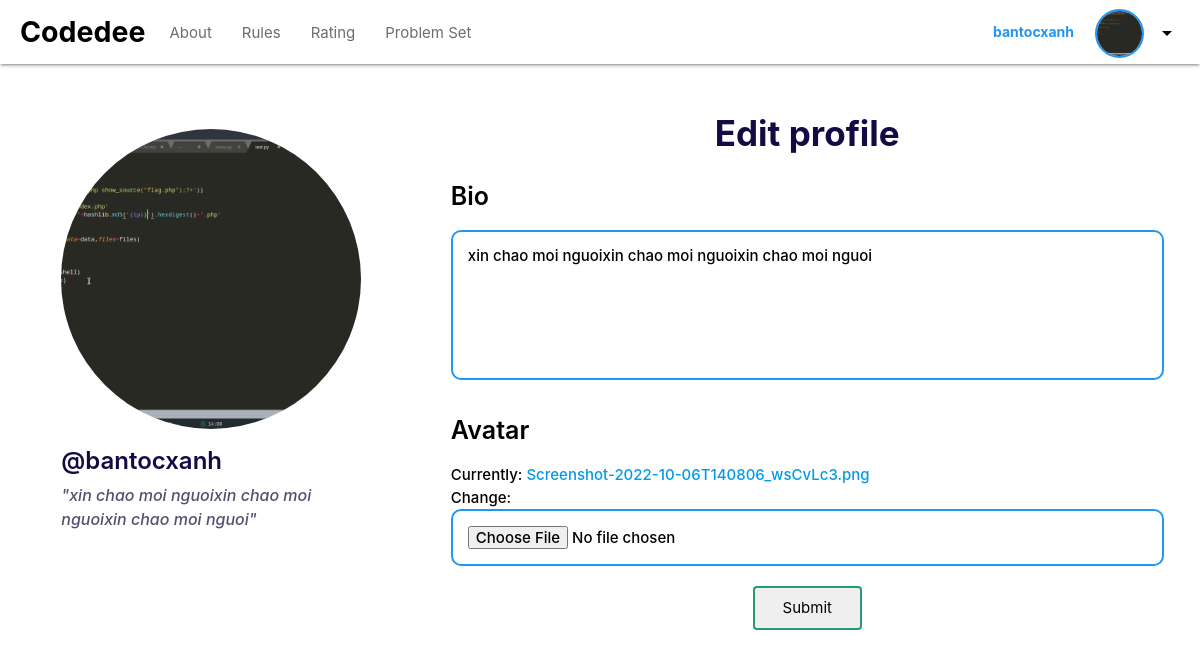
Before: /setting/ (signed in) with the older database file.
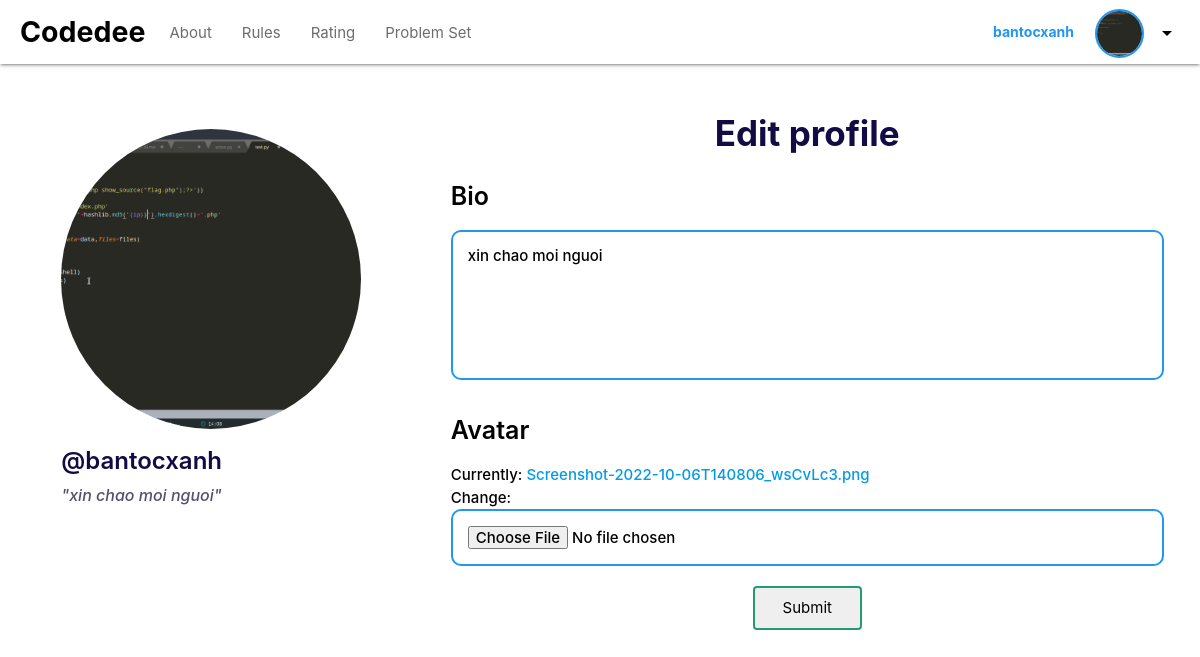
After: the same page with the newer database file.
### home/models.py (models this page shows)
class User(AbstractUser):
    username = models.CharField(unique=True, max_length=200, null=True)
    bio = models.TextField(null=False, default="Hello Codedee User", blank=True)
    avatar = models.ImageField(null=True, default="avatar.png", blank=False)
    points = models.IntegerField(null=False, default=100, blank=False)

### home/views.py (the view)
# urls.py: path('setting/', views.update_user, name='setting'),
@login_required(login_url='login')
def update_user(request):
    user = request.user
    form = UserForm(instance=user)
    if request.method == 'POST':
        form = UserForm(request.POST, request.FILES, instance=user)
        if form.is_valid():
            form.save()
            return redirect('profile', username=user.username)
    return render(request, 'pages/update_user.html', {'form': form})

### home/forms.py
class UserForm(ModelForm):
    class Meta:
        model = User
        fields = ['bio', 'avatar']

### home/templates/pages/update_user.html (shortened to what this page needs)
{% extends 'pages/index.html' %}
{% block main-container-content %}
    <div class="row">
        <div class="col s4">
            {% include 'pages/user_profile.html' %}
        </div>
        <div class="col s8">
            <div class="update_user">
                <div class="box_title">
                    <h3 class="big-message-main-page">Edit profile</h3>
                </div>
                <div class="box_body">
                    <form class="update-profile-form" action="" method="POST" enctype="multipart/form-data">
                            {% for field in form %}
                                <div class="form_group">
                                    <p class="update_user_label">{{ field.label }}</p>
                                    {{ field }}
                                </div>
                            {% endfor %}
                            <input type="submit" name="submit" value="Submit">
                     </form>
                </div>
            </div>
        </div>
    </div>
{% endblock %}

### home/templates/pages/index.html (shortened to what this page needs)
<!DOCTYPE html>
<html lang="en">
<head>
  <head>
    {% load static %}
    <link type="text/css" rel="stylesheet" href="{% static './css/materialize.css' %}"  media="screen,projection"/>
  </head>
</head>
<body>
  <div class="main-container">
      {% block navbar%}
        {% include 'pages/navbar.html'%}
      {% endblock navbar%}
    <div class="mainpage-container">
      {% block main-container-content %}{% endblock %}
    </div>
  </div>
</body>
</html>

### home/templates/pages/navbar.html (shortened to what this page needs)
<div class="navbar-fixed">
    <nav>
      <div class="nav-wrapper white darken-2 custom-shadow">
        <a href="{% url 'index' %}" class="brand-logo black-text left">Codedee</a>
        <div class="nav-elements">
          <ul class="left">
            <li><a href="{% url 'about' %}" class="waves-effect waves-teal {% if request.resolver_match.url_name == 'about' %}blue-text active-nav-ele{% endif %}" style="color:#6D6D6D;">About</a></li>
            <li><a href="{% url 'rules' %}" class="waves-effect waves-teal {% if request.resolver_match.url_name == 'rules' %}blue-text active-nav-ele{% endif %}" style="color:#6D6D6D;">Rules</a></li>
            <li><a href="{% url 'ranking' %}" class="waves-effect waves-teal {% if request.resolver_match.url_name == 'ranking' %}blue-text active-nav-ele{% endif %}" style="color:#6D6D6D;">Rating</a></li>
            <li><a href="{% url 'problem_set' %}" class="waves-effect waves-teal {% if request.resolver_match.url_name == 'problem_set' %}blue-text active-nav-ele{% endif %}" style="color:#6D6D6D;">Problem Set</a></li>
          </ul>
          <ul class="right hide-on-med-and-down">
            {% if request.user.is_authenticated %}
              <li><a href="{% url 'profile' request.user.username %}" class="btn-flat sign-in-float-btn waves-effect waves-light" style="text-transform: none;margin-right: -10px;">{{request.user.username}}</a></li>
              <li>{% include 'pages/dropdown_profile.html' %}</li>
            {% else %}
              <li><a href="{% url 'login' %}" class="btn-flat sign-in-float-btn waves-effect waves-light" style="text-transform: none;margin-right: -10px;">Log in</a></li>
              <li><a href="{% url 'register' %}" class="waves-effect waves-light blue btn sign-up-btn">Register</a></li>
            {% endif %}
          </ul>
        </div>
      </div>
    </nav>
  </div>

### home/templates/pages/dropdown_profile.html (shortened to what this page needs)
    <div class="hmm">
        <div class="dropdown_header">
            <a href='{% url 'profile' request.user.username %}'>
                <div class="dropdown_avatar avatar--medium">
                    <img src="{{ request.user.avatar.url }}"/>
                </div>
            </a>
            <button class="dropdown-trigger" data-target="dropdown1">
                <i class="material-icons">arrow_drop_down</i>
            </button>
        </div>

### home/templates/pages/user_profile.html (shortened to what this page needs)
<div class="user_profile">
    <div class="user_avatar">
        <img src="{{ user.avatar.url }}">
    </div>
    <div class="user_name">
        <p>@{{ user.username }}</p>
    </div>
    <div class="user_bio">
        <p>"{{ user.bio }}"</p>
    </div>
</div>

Changed rows visible on the page:
changed User "bantocxanh": bio "xin chao moi nguoixin chao moi nguoixin chao moi nguoi" → "xin chao moi nguoi"
